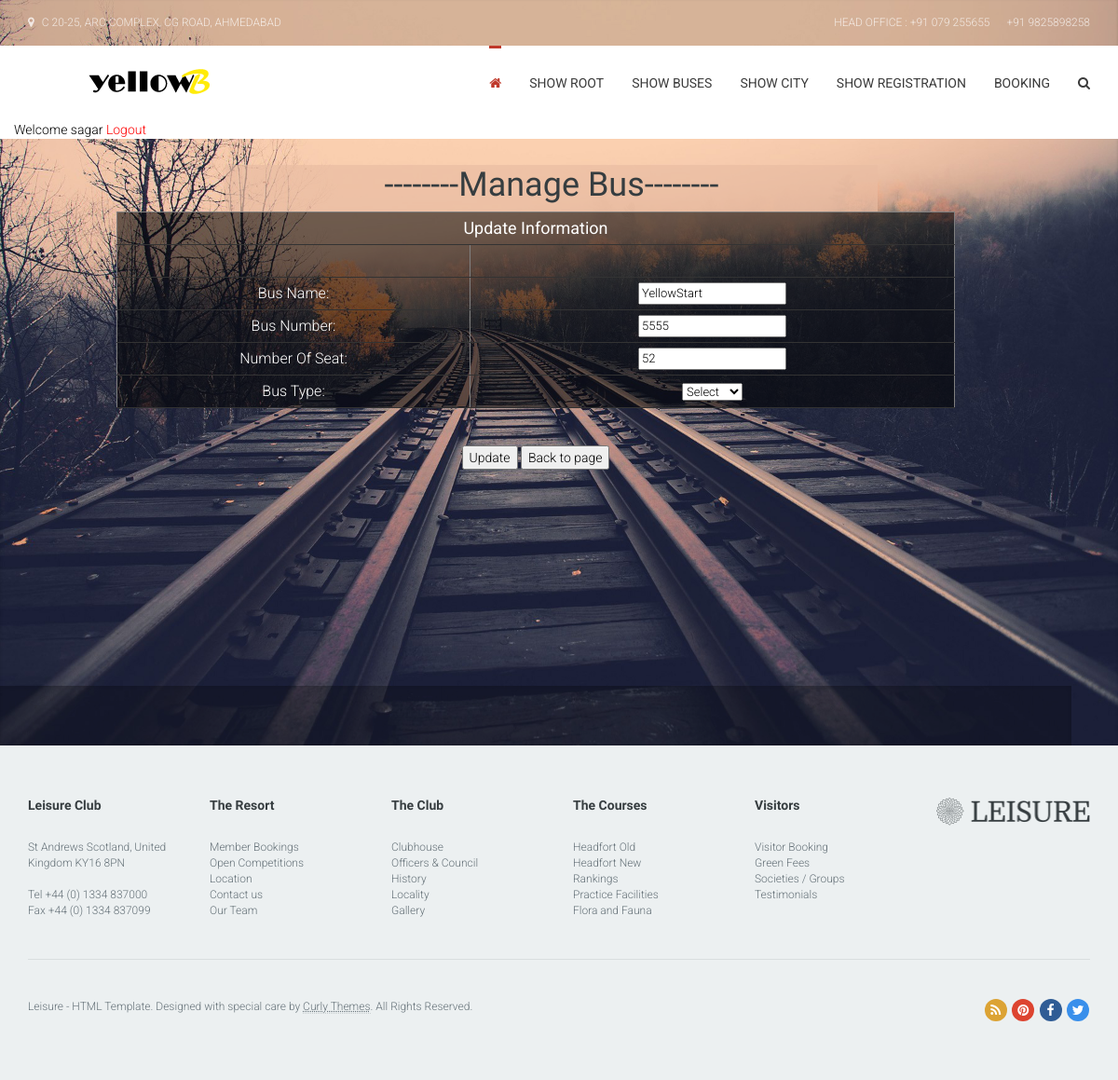
/updatebus.php?id=1 (signed in), run on the app's committed database.
### tables this page shows
CREATE TABLE IF NOT EXISTS `bus` (
  `bus_id` int(10) NOT NULL AUTO_INCREMENT,
  `bus_name` varchar(20) NOT NULL,
  `bus_number` varchar(10) NOT NULL,
  `no_of_seats` int(10) NOT NULL,
  `bus_type` varchar(10) NOT NULL,
  PRIMARY KEY (`bus_id`)
);

### updatebus.php (the view, shortened to what this page needs)
<!DOCTYPE html>
<html lang="en">
<head>
<?php
		include("headlink.php");
?>
</head>
<body>
<?php
		   	include("Aheadmenu.php");
            	if(isset($_SESSION['uname']))
				{
					echo "<font color='black'>Welcome ".$_SESSION['uname']."<font> ";
					echo "<a href='logout.php'>Logout</a>";
				}
				else
				{
					header("Location: http://localhost/yellowB/index.php");
				}
		   ?>
          </div>
        </div>
      </nav>
    </div>
    <div style="margin-top:20px; margin-left:-50px;">
	<div>
            <div style="margin-left:292px; background-color:rgba(233, 189, 162, 0.69); width:700px; height:50px;">
            <center>
 <h1>--------Manage Bus--------</h1></center>
                            </div>
                               <form name="registration" method="post" >
                   <?php
       $get=  mysql_query("select * from bus where bus_id=$_REQUEST[id]");
       $g= mysql_fetch_array($get);
?>
 <form method="post">
            <table border="1" cellpadding="0" cellspacing="0" align="center" width="900px">
              <tr align="center">
                <td colspan="2"><font size="+1" style="font-weight:bolder"> Update Information </font></td>
              </tr>
              <tr>
              <td></td>
              <td></td>
              <tr>
                <td align="center"><font size="3px">Bus Name:</font></td>
                <td align="center"><font size="2px"><input type="text" name="name" value="<?php echo $g[1];?>"></font></td>
              </tr>
              <tr>
                <td align="center"><font size="3px">Bus Number:</font></td>
                <td align="center"><font size="2px"><input type="text" name="no" value="<?php echo $g[2];?>" /></font></td>
              </tr>
              <tr>
                <td align="center"><font size="3px">Number Of Seat:</font></td>
                <td align="center"><font size="2px"><input type="text" name="noseat" value="<?php echo $g[3]; ?>" /></font></td>
              </tr>
               <tr>
                <td align="center"><font size="3px">Bus Type:</font></td>
                <td align="center"><font size="2px"><select name="type">
                										<option>Select</option>
                									</select></font></td>
              </tr>
            </table>
            <br/>
            <br/>
            <center>
              <input name="save" type="submit" class="button" value="Update">
               <input name="back" type="submit" class="button" value="Back to page">
            </center>
            <br/>
            <br/>
          </form>
                <br/>
                <br/>
              </form>
    </div>
    <div class="booking-row content-padding-xs">
    </div>
  </header>
  <footer id="footer" role="contentinfo">
    <div class="container">
      <div class="row" id="main-footer">
        <aside class="col-lg-2 col-md-3 col-sm-4 widget">
          <h5 class="widget-title">Leisure Club</h5>
          <p>St Andrews Scotland,
            United Kingdom KY16 8PN<br>
            <br>
            Tel  +44 (0) 1334 837000<br>
            Fax +44 (0) 1334 837099</p>
        </aside>
        <aside class="col-lg-2 col-md-3 col-sm-4 widget">
          <h5 class="widget-title">The Resort</h5>
          <p> <a href="members.html">Member Bookings</a><br>
            <a href="events.html">Open Competitions</a><br>
            <a href="contact.html">Location</a><br>
            <a href="contact.html">Contact us</a><br>
            <a href="resort.html">Our Team</a><br>
          </p>
        </aside>
        <aside class="col-lg-2 col-md-3 col-sm-4 widget">
          <h5 class="widget-title">The Club</h5>
          <p> <a href="resort.html">Clubhouse</a><br>
            <a href="resort.html">Officers &amp; Council </a><br>
            <a href="resort.html">History</a><br>
            <a href="resort.html">Locality</a><br>
            <a href="media-gallery.html">Gallery</a><br>
          </p>
        </aside>
        <aside class="col-lg-2 col-md-3 col-sm-4 widget">
          <h5 class="widget-title">The Courses</h5>
          <p> <a href="activities.html">Headfort Old</a><br>
            <a href="activities.html">Headfort New</a><br>
            <a href="activities.html">Rankings</a><br>
            <a href="activities.html">Practice Facilities</a><br>
            <a href="media-gallery.html">Flora and Fauna</a><br>
          </p>
        </aside>
        <aside class="col-lg-2 col-md-3 col-sm-4 widget">
          <h5 class="widget-title">Visitors</h5>
          <p> <a href="room-view.html">Visitor Booking</a><br>
            <a href="members.html">Green Fees</a><br>
            <a href="resort.html">Societies / Groups</a><br>
            <a href="members.html">Testimonials</a><br>
          </p>
        </aside>
        <aside class="col-lg-2 col-md-3 col-sm-4 widget"> <a href="index-2.html"><img src="images/logo-leisure.png" alt=""></a> </aside>
      </div>
      <div class="row" id="absolute-footer">
        <div class="col-sm-12">
          <aside class="widget">
            <p>Leisure - HTML Template. Designed with special care by <a href="http://demo.curlythemes.com/" target="_blank"><abbr title="Premium WordPress Themes & Plugins">Curly Themes</abbr></a>. All Rights Reserved. <span class="pull-right hidden-xs"> <a href="#" class="fa fa-boxed fa-rss" data-toggle="tooltip" data-placement="left" title="Leisure RSS"></a> <a href="http://www.pinterest.com/raducretu/curly-themes/" class="fa fa-boxed fa-pinterest" data-toggle="tooltip" data-placement="left" title="Leisure Pintrest Board"></a> <a href="https://www.facebook.com/cthemes" class="fa fa-boxed fa-facebook" data-toggle="tooltip" data-placement="left" title="Leisure on Facebook"></a> <a href="https://twitter.com/CurlyThemes" class="fa fa-boxed fa-twitter" data-toggle="tooltip" data-placement="left" title="Leisure on Twitter"></a> </span> </p>
          </aside>
        </div>
      </div>
    </div>
  </footer>
</div>
</body>
</html>

### style.css (style rules this page uses)
html, body { height: 100%; color: #667279; background: #ecf0f1; }
a { -webkit-transition: all 200ms ease-in; -moz-transition: all 200ms ease-in; -ms-transition: all 200ms ease-in; -o-transition: all 200ms ease-in; transition: all 200ms ease-in; outline: none; color: #F00; text-decoration: none; }
img { max-width: 100%; height: auto; }
h1, h2, h3, h4, h6 { color: #363d40; }
h5 { color: #C0392B; }
html { font-size: 62.5%; font-weight: 300; }
body { font-size: 1.4rem; font-family: "Roboto", sans-serif; }
p, li, span, div { font-size: 1.4rem; }
h1 { font-size: 3.6rem; line-height: 1.2; }
h5 { font-size: 1.6rem; line-height: 1.2; }
p, h1, h2, h3, h4, h5, h6, blockquote, ul { margin: 2.8rem 0 1.4rem; }
h1, h2, h3, h4, h5, h6 { font-family: "Domine", serif; position: relative; }
#header .booking-row { position: fixed; width: 100%; max-width: 1440px; bottom: 0; z-index: 1; }
.content-padding-xs { padding-bottom: 3.2rem; padding-top: 3.2rem; }
#footer { background: #ecf0f1; padding: 5.6rem 0; color: #667279; font-size: 1.2rem; }
#footer abbr { border-bottom-color: rgba(102, 114, 121, .25); }
#footer p { font-size: 1.2rem; }
#footer a { color: #667279; text-decoration: none; }
#footer aside { opacity: 0; }
#main-footer .widget { margin-bottom: 2.8rem; }
#footer .widget-title { font-family: "Domine", serif; font-size: 1.4rem; font-weight: bold; color: #363d40; margin-bottom: 2.8rem; margin-top: 0; }
#absolute-footer .widget { border-top: 1px solid rgba(54, 61, 64, .1); padding-top: 4.2rem; }
#absolute-footer .widget p { margin-top: 0; }
.booking-row { background: rgba(0, 0, 0, .25); box-shadow: inset 0 1px 5px rgba(0, 0, 0, 0.1); position: relative; z-index: 1; }
.fa-boxed { display: inline-block; text-align: center; border-radius: 300px; margin: 0 1px; width: 24px; line-height: 24px; height: 24px; font-size: 14px; background: #363d40; }
.fa-boxed::before { color: #fff; }
.fa-boxed.fa-rss { background: #dca334; }
.fa-boxed.fa-pinterest { background: #dd4430; }
.fa-boxed.fa-facebook { background: #2f5c95; }
.fa-boxed.fa-twitter { background: #398feb; }

### updatebus.php (style rules this page uses)
td { border-bottom:thin; border-bottom-style:solid; border-bottom-color:#333; color:#FFF; text-align:center; }
table { background-color:rgba(0, 0, 0, 0.55); }
tr { height:35px; text-align:center; border-bottom:thin; border-bottom-style:solid; border-bottom-color:#333; }

### data on the page
bus: name "YellowStart", no "5555", noseat "52"

### other printed values
$_SESSION['uname'] "sagar"
